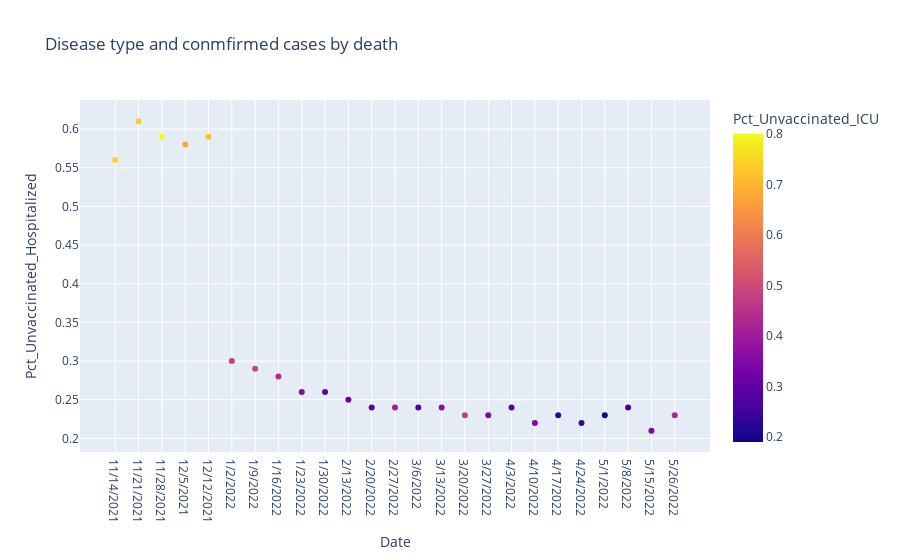

The cell this chart's notebook holds for it:
### Code cell
fig = px.scatter(Covid, x="Date", y="Pct_Unvaccinated_Hospitalized", color="Pct_Unvaccinated_ICU", title="Disease type and conmfirmed cases by death")
(figsize:=(12,6))
fig.show()

### Figure 1 — Plotly figure (JSON) as saved in the notebook; plotly's stock layout.template omitted (floating-point values rounded to 4 significant figures; data arrays with more than 128 entries replaced by an {"elided": "..."} marker saying what was removed)
{"data": [{"hovertemplate": "Date=%{x}<br>Pct_Unvaccinated_Hospitalized=%{y}<br>Pct_Unvaccinated_ICU=%{marker.color}<extra></extra>", "legendgroup": "", "marker": {"color": {"elided": "191 float values"}, "coloraxis": "coloraxis", "symbol": "circle"}, "mode": "markers", "name": "", "orientation": "v", "showlegend": false, "type": "scatter", "x": {"elided": "191 str values"}, "xaxis": "x", "y": {"elided": "191 float values"}, "yaxis": "y"}], "layout": {"autosize": true, "coloraxis": {"colorbar": {"title": {"text": "Pct_Unvaccinated_ICU"}}, "colorscale": [[0, "#0d0887"], [0.1111, "#46039f"], [0.2222, "#7201a8"], [0.3333, "#9c179e"], [0.4444, "#bd3786"], [0.5556, "#d8576b"], [0.6667, "#ed7953"], [0.7778, "#fb9f3a"], [0.8889, "#fdca26"], [1, "#f0f921"]]}, "legend": {"tracegroupgap": 0}, "title": {"text": "Disease type and conmfirmed cases by death"}, "xaxis": {"anchor": "y", "autorange": true, "domain": [0, 1], "range": [-1.449, 25.45], "title": {"text": "Date"}, "type": "category"}, "yaxis": {"anchor": "x", "autorange": true, "domain": [0, 1], "range": [0.1765, 0.6435], "title": {"text": "Pct_Unvaccinated_Hospitalized"}, "type": "linear"}}}
